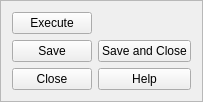
               <widget class="QFrame" name="frame_6">
                <property name="frameShape">
                 <enum>QFrame::StyledPanel</enum>
                </property>
                <property name="frameShadow">
                 <enum>QFrame::Raised</enum>
                </property>
                <layout class="QGridLayout" name="gridLayout_8">
                 <item row="1" column="0">
                  <widget class="QPushButton" name="pushButton">
                   <property name="text">
                    <string>Save</string>
                   </property>
                  </widget>
                 </item>
                 <item row="1" column="1">
                  <widget class="QPushButton" name="pushButton_2">
                   <property name="text">
                    <string>Save and Close</string>
                   </property>
                  </widget>
                 </item>
                 <item row="2" column="0">
                  <widget class="QPushButton" name="pushButton_3">
                   <property name="text">
                    <string>Close</string>
                   </property>
                  </widget>
                 </item>
                 <item row="2" column="1">
                  <widget class="QPushButton" name="pushButton_4">
                   <property name="text">
                    <string>Help</string>
                   </property>
                  </widget>
                 </item>
                 <item row="0" column="0">
                  <widget class="QPushButton" name="execute">
                   <property name="text">
                    <string>Execute</string>
                   </property>
                  </widget>
                 </item>
                </layout>
               </widget>
